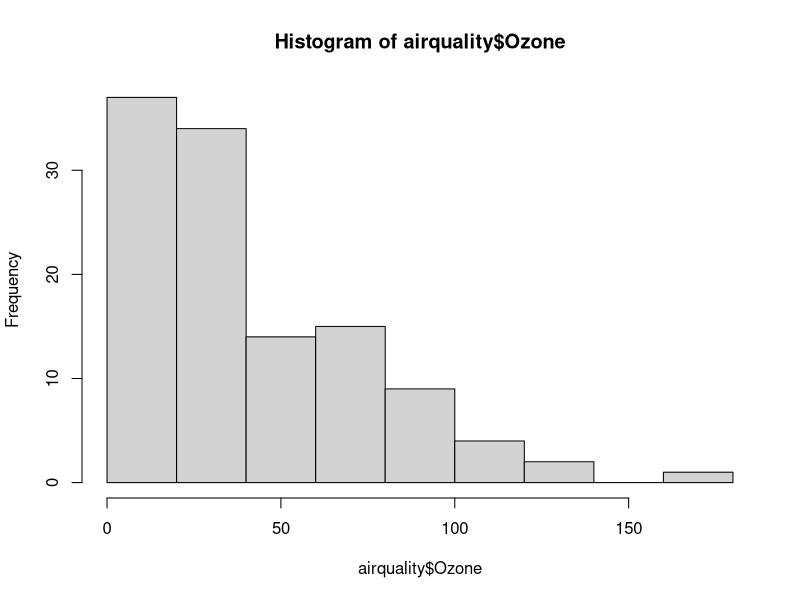
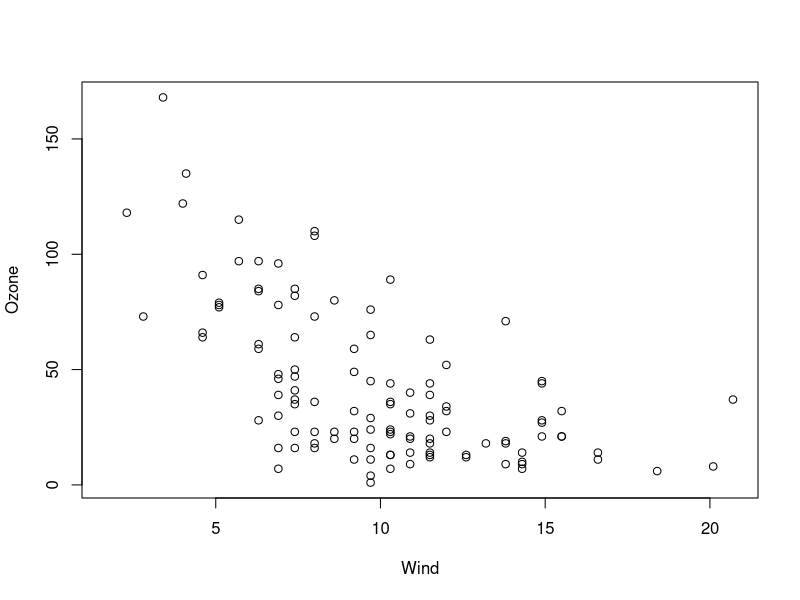
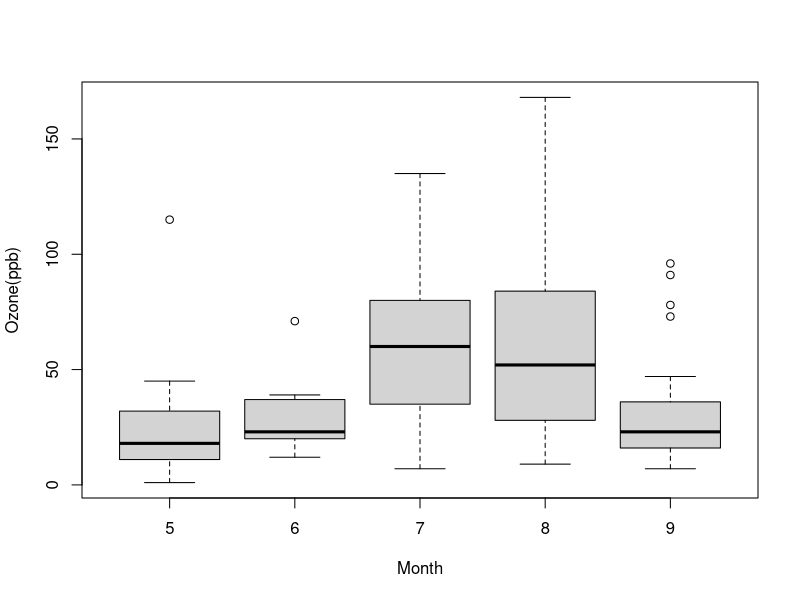
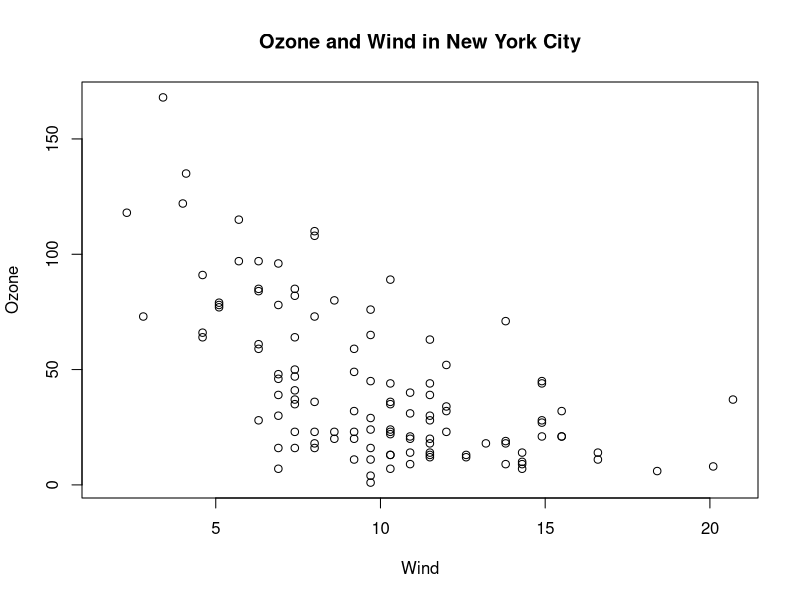
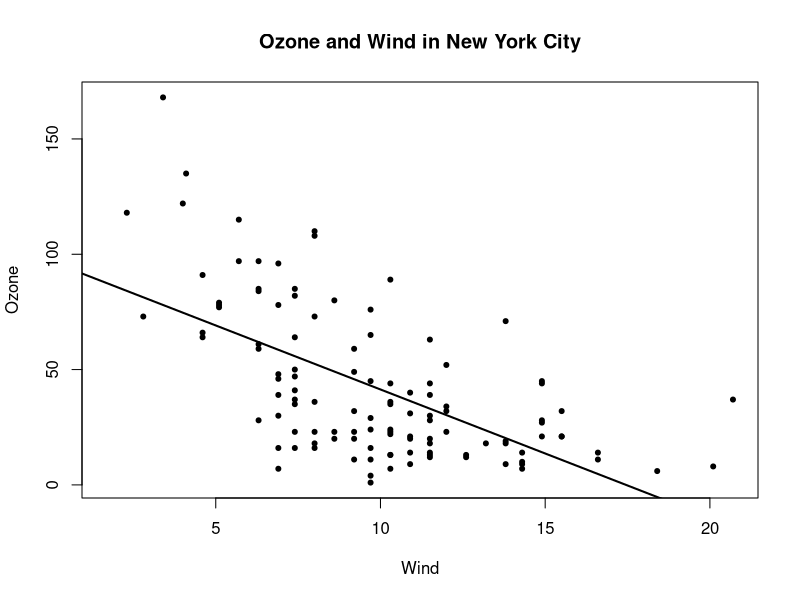
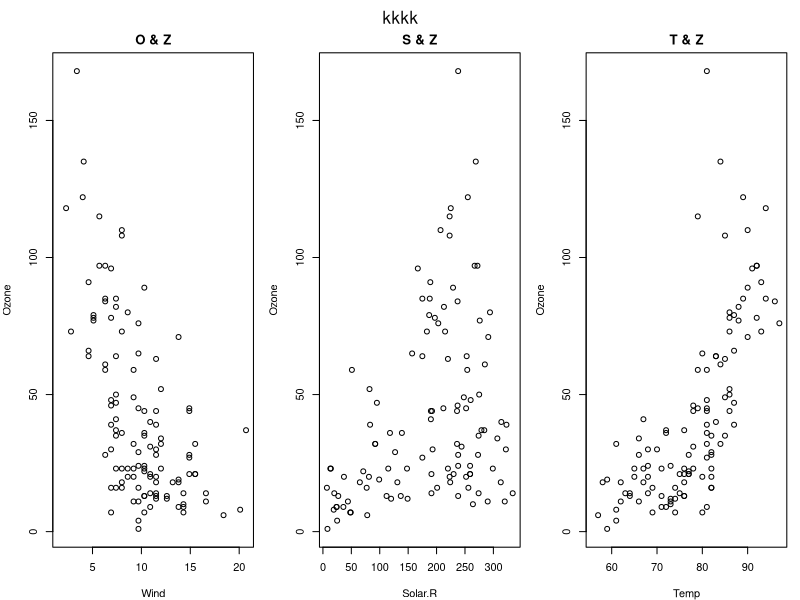
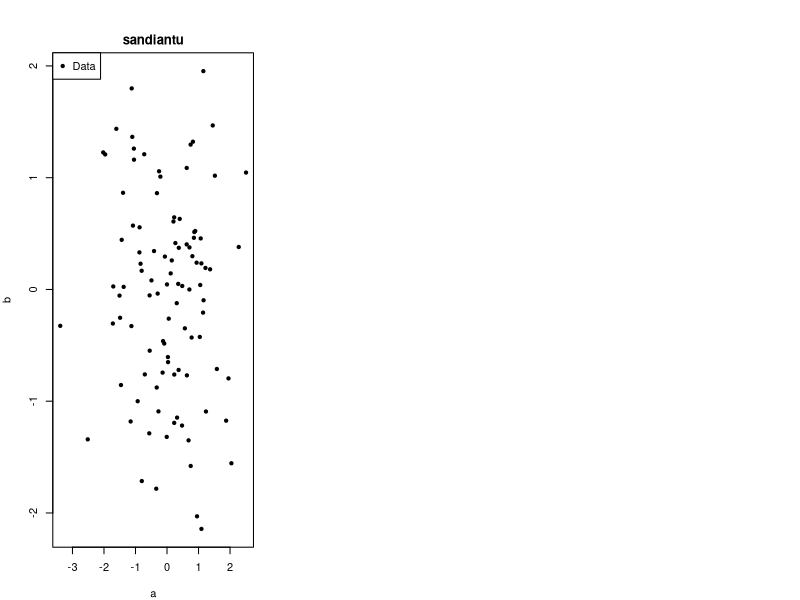

Write the R code that produced these figures, in order. (Note: this script raises an error after producing the figures.)
library(datasets)
hist(airquality$Ozone)

with(airquality,plot(Wind,Ozone))


airquality <- transform(airquality,Month = factor(Month))
boxplot(Ozone~Month,airquality,xlab = "Month",ylab = "Ozone(ppb)")

names(airquality)

head(airquality)


dim(airquality)

with(airquality,plot(Wind,Ozone))
title(main = "Ozone and Wind in New York City")

with(airquality,plot(Wind,Ozone,main = "Ozone and Wind in New York City",pch=20))
model <- lm(Ozone~Wind,airquality)
abline(model,lwd=2)

par(mfrow = c(1,3),mar=c(4,4,2,1),oma=c(0,0,2,0))
with(airquality,{
        plot(Wind,Ozone,main = "O & Z")
        plot(Solar.R,Ozone,main = "S & Z")
        plot(Temp,Ozone,main = "T & Z")
        mtext("kkkk",outer = TRUE)
})


a <- rnorm(100)
b <- rnorm(100)
plot(a,b,pch = 20)
title("sandiantu")
legend("topleft",legend = "Data",pch=20)
fit <- lm(y~x)
abline(fit,lwd=2)


x <- rnorm(100)
y <- rnorm(100)
g <- gl(2,50,labels = c("male","female"))
plot(x,y,type = "n")
points(x[g=="male"],y[g=="male"],col="green")
points(x[g=="female"],y[g=="female"],col="red")